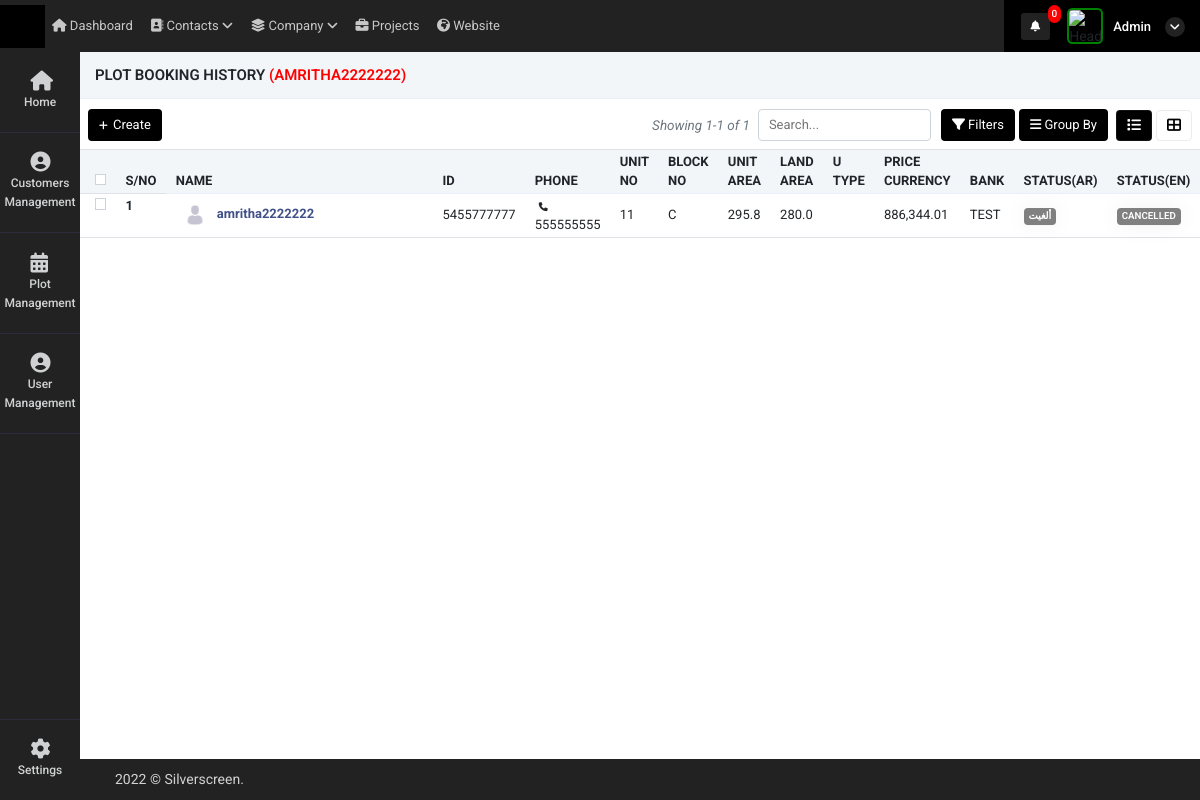
/customer_view_booking_property_details?id=40 (signed in), run on an earlier commit of the app's database.
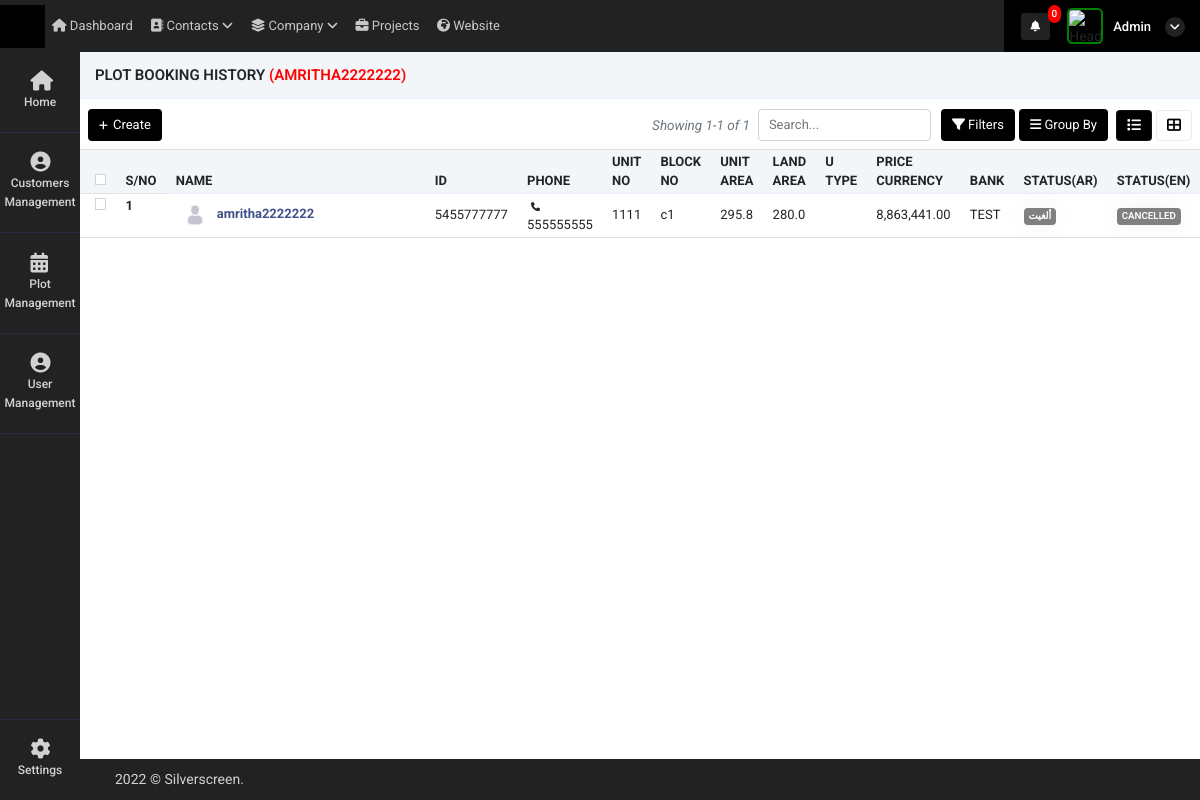
And on a later commit of the database.
### super_admin/models.py (models this page shows, shortened)
class common(models.Model):  # COMM0N
    dt = models.DateField(auto_now=True)
    tm = models.TimeField(auto_now=True)
    updated = models.DateTimeField(default=timezone.now)
    status = models.CharField(max_length=255, null=True)
    class Meta:
        abstract = True

class user_request_plot(common):
    customer_id = models.ForeignKey(Customer_details,on_delete=models.CASCADE,related_name="user_request_plot_customer_id", null=True)
    auth_user = models.ForeignKey(User,on_delete=models.CASCADE,related_name="user_request_plot_login_id", null=True)
    user_id = models.ForeignKey(user_Details,on_delete=models.CASCADE,related_name="user_request_plot_user_login_id", null=True)
    property_mapping_id = models.ForeignKey(intractive_map,on_delete=models.CASCADE,related_name="user_request_plot_user_login_id", null=True)
    name = models.CharField(max_length=255,null=True)
    booking_id = models.CharField(max_length=255,null=True)
    phone = models.CharField(max_length=255,null=True)
    bank = models.CharField(max_length=255,null=True)
    manager_id = models.ForeignKey(user_Details,on_delete=models.CASCADE,related_name="user_request_plot_manager_id", null=True)
    read_status = models.IntegerField(default=0)
    booking_status = models.IntegerField(null=True)
    reset_to_availale = models.IntegerField(null=True)
    available_status = models.IntegerField(default=1)
    bank_relation_id = models.ForeignKey(Bank_details,on_delete=models.CASCADE,related_name="user_request_plot_Bank_details_id", null=True)
    customer_doc_id = models.FileField(upload_to="customer_document",null=True)
    contract_certi = models.FileField(upload_to="customer_document",null=True)
    tax_certificate  = models.FileField(upload_to="customer_document",null=True)
    other_document = models.FileField(upload_to="customer_document",null=True)
    Price = models.FloatField(blank=True, null=True)

class intractive_map(models.Model):
    Name = models.CharField(max_length=255, null=True)
    customer_id_mapping = models.ForeignKey('super_admin.Customer_details',on_delete=models.SET_NULL,related_name="intractive_map_customer_id", null=True)
    customer_id = models.CharField(max_length=255,null=True)
    Phoneno = models.CharField(max_length=255, null=True)
    UnitNo = models.IntegerField(null=True)
    UnitNo_primary = models.IntegerField(null=True)
    BlockNo = models.CharField(max_length=255, null=True)
    UnitArea = models.FloatField(max_length=255, null=True)
    LandArea = models.FloatField(max_length=255, null=True)
    UType = models.CharField(max_length=255, null=True)
    Price = models.FloatField(blank=True, null=True)
    Bank = models.CharField(max_length=255,null=True)
    Status = models.CharField(max_length=255,null=True)
    dt = models.DateField(auto_now_add=True)
    tm = models.TimeField(auto_now_add=True)
    current_status = models.CharField(max_length=255,null=True)
    attached_file = models.FileField(upload_to="property_image",null=True)
    currency = models.CharField(max_length=255,null=True,default="SAR")
    Price_currency = models.CharField(max_length=255,null=True)
    bank_relation_id = models.ForeignKey(Bank_details,on_delete=models.CASCADE,related_name="intractive_map_Bank_details_id", null=True)

### super_admin/views.py (the view)
# urls.py: path('customer_view_booking_property_details',views.customer_view_booking_property_details,name='customer_view_booking_property_details'),
def customer_view_booking_property_details(request):
    id = request.GET.get("id")
    page_obj = ""
    page_number = request.GET.get("page")
    customer_name = Customer_details.objects.get(id=id)
    data = user_request_plot.objects.filter(customer_id_id=id).order_by("-id")
    checked_list = list(data.values_list('id',flat=True))
    data_str = str(checked_list)
    data_paginator = Paginator(data,10)
    try:
        page_obj = data_paginator.get_page(page_number)
    except PageNotAnInteger:
        page_obj = data_paginator.page(1)
    context = {
        "data":data,
        'page_obj': page_obj,
        'checked_list':checked_list,
        'customer_name':customer_name.name
    }
    return render(request,'super_admin/customer_view_booking_property_details.html',context)

### super_admin/templatetags/checkbox_result.py (called while the page is built)
@register.filter(name='get_currency_format')
def get_currency_format(value,args):
    print("value::::",str(value))
    print("args:::",str(args))
    ds1 =  '{:20,.2f}'.format(args)
    return ds1

### super_admin/templatetags/notification.py (called while the page is built, shortened)
@register.filter(name='get_notifications')
def get_notifications(value,args):
    user_dat = User.objects.get(id=value.id)
    st = user_dat.is_superuser
    data_count = ''
    if st == True:
        data_count = user_request_plot.objects.filter(read_status=0).count()
    return data_count

@register.filter(name='get_loginUsernameImage')
def get_loginUsernameImage(value,args):
    user_dat = User.objects.get(id=value.id)
    st = user_dat.is_superuser
    image_url = ''
    if st == True:
        image_url = 'http://10.10.10.119:8000/static/adminicon.jpg'
    else:
        user_data = user_Details.objects.get(auth_user=value.id)
        if user_data.atatchment == '':
            image_url = 'http://10.10.10.119:8000/static/adminicon.jpg'
        else:
            image_url ='../media/'+str(user_data.atatchment)
    return image_url

### super_admin/templates/super_admin/customer_view_booking_property_details.html (shortened to what the changed rows need)
{% extends "super_admin/base10.html" %}
{% load static %}
{% block content %}
{% load checkbox_result %}
<div class="content">
    <div class="container-fluid px-0">
        <div class="row">
            <div class="col-md-12 contnt" id="append_datas_property">
                <div id="append_property_groupby">
                <div class="tab-content">
                    <div class="tab-pane active" id="ho" role="tabpanel">
                        <div class="table-responsive mb-1  mt-2">
                            <table class="table table-nowrap align-middle append_pro2"
                                id="orderTable">
                                <thead class="table-light">
                                    <tr class="text-uppercase">
                                        <th scope="col" style="width: 25px;">
                                            <div class="checkall">
                                                <input class="form-check-input checkField check-all "
                                                    type="checkbox" id="customcheckbox"  onclick="check()"
                                                    data-checkall-trigger="group1">
                                            </div>
                                        </th>
                                        <th>S/No</th>
                                        <th class="sort" style="width:300px;"
                                            data-sort="customer_name">
                                            Name</th>
                                        <th>ID</th>
                                        <th class="sort"  data-sort="date">Phone</th>
                                        <th class="sort" data-sort="date">Unit No</th>
                                        <th class="sort" data-sort="company">
                                            Block No
                                        </th>
                                        <th class="sort" data-sort="company">
                                            Unit Area
                                        </th>
                                        <th class="sort" data-sort="company">
                                            Land Area
                                        </th>
                                        <th class="sort" data-sort="company">
                                            U Type
                                        </th>
                                        <th class="sort" data-sort="company">
                                           Price currency
                                        </th>
                                        <th>
                                            Bank
                                        </th>
                                        <th class="sort" data-sort="status">
                                            Status(Ar)</th>
                                        <th class="sort" data-sort="status">
                                            Status(En)</th>
                                    </tr>
                                </thead>
                                        <tbody class="list form-check-all append_search_result append_filterfunctn_result append_groupby_result">
                                            {% for i in page_obj.object_list %}
                                            <tr >
                                                    <th scope="row">
                                                        <input
                                                            class="form-check-input checkField messageCheckbox"
                                                            type="checkbox" value="{{i.id}}"
                                                            data-checkall-group="group1"
                                                            onclick="check_action({{i.id}})" id="check_btn{{i.id}}">
                                                    </th>
                                                    <th>
                                                        {{forloop.counter}}
                                                    </th>
                                        <td class="fw-medium link-primary" class="id" {% if i.available_status == 1 %} onclick="window.location='property_update?id={{i.property_mapping_id.id}}'" {% else %} onclick="window.location='property_more_details_page?id={{i.id}}'" {% endif %}>
                                            {% if i.name == None %}
                                            {% elif i.name == '' %}
                                            {%else%}
                                            {% if i.customer_id_mapping.profile_pic == '' or i.customer_id_mapping.profile_pic == None %}
                                            <img style="width:30px;    border-radius: 50%;" src="{% static 'adminicon.jpg' %}" class="m-1"/>
                                            {% else %}
                                            <img style="width:30px;    border-radius: 50%;" src="./media/{{i.customer_id_mapping.profile_pic}}" class="m-1"/>
                                                {% endif %}
                                                {%endif%}
                                            <a style="cursor: pointer;"  class="fw-medium link-primary">
                                                {% if i.name == None %}
                                                {% else %}
                                            <span style="color: #405189;
                                            font-weight: bold;" > {{i.name}}</span>
                                                {% endif %}
                                            </a>
                                        </td>
                                        <td>
                                           {% if i.customer_id == None %}
                                           {% else %}
                                           {{i.booking_id}}
                                           {% endif %}
                                        </td>
                                        <td class="customer_name" >
                                            {% if i.phone == None or i.phone == '' %}
                                            {% else %}
                                            <i class="fa fa-phone m-1" style=" font-size: 9px;" ></i>
                                            {{i.phone}}
                                            {% endif %}
                                        </td>
                                        <td  class="product_name">{{i.property_mapping_id.UnitNo}}</td>
                                        <td  class="date">{{i.property_mapping_id.BlockNo}}</td>
                                        <td  class="date">{{i.property_mapping_id.UnitArea}}</td>
                                        <td  class="company">{{i.property_mapping_id.LandArea}}</td>
                                        <td >
                                        </td>
                                        <td>
                                            {{ request.user|get_currency_format:i.property_mapping_id.Price }}
                                        </td>
                                        <td>
                                            {{i.bank}}
                                        </td>
                                        <td>
                                            {% if i.booking_status == 0 %}
                                            <span
                                                class="badge badge-soft-success text-uppercase" style="    color: #fff;
                                                background-color: #008000;">متاح</span>
                                            {% elif i.booking_status == 1 %}
                                            <span
                                            class="badge badge-soft-success text-uppercase" style="    color: #fff;
                                                background-color: orange;">عرض سعر</span>
                                            {% elif i.booking_status == 2 %}
                                            <span
                                            class="badge badge-soft-success text-uppercase" style="    color: #fff;
                                                    background-color: #e40000;">تم الربط</span>
                                                    {% elif i.booking_status == 3 %}
                                                    <span
                                                    class="badge badge-soft-success text-uppercase" style="    color: #fff;
                                                            background-color: gray;">ألغيت</span>
                                                {% endif %}
                                        </td>
                                        <td class="status">
                                            {% if i.booking_status == 0 %}
                                            <span
                                                class="badge badge-soft-success text-uppercase" style="    color: #fff;
                                                background-color: #008000;">Available</span>
                                            {% elif i.booking_status == 1 %}
                                            <span
                                            class="badge badge-soft-success text-uppercase" style="    color: #fff;
                                                background-color: orange;">Price Quotation</span>
                                            {% elif i.booking_status == 2 %}
                                            <span
                                            class="badge badge-soft-success text-uppercase" style="    color: #fff;
                                                    background-color: #e40000;">Sold</span>
                                                    {% elif i.booking_status == 3 %}
                                                    <span
                                                    class="badge badge-soft-success text-uppercase" style="    color: #fff;
                                                            background-color: gray;">Cancelled</span>
                                                {% endif %}
                                        </td>
                                            </tr>
                                    {% endfor %}
                                </tbody>
                            </table>
                        </div>
                    </div>
                </div>
                </div>
                <br>
                <br>
            </div>
        </div>
    </div>
</div>
{% endblock %}

What changed in the data, as far as the page shows it:
changed through a linked row, user_request_plot "amritha2222222": property_mapping_id.UnitNo "11" → "1111"; property_mapping_id.BlockNo "C" → "c1"; user|get_currency_format "886,344.01" → "8,863,441.00"
